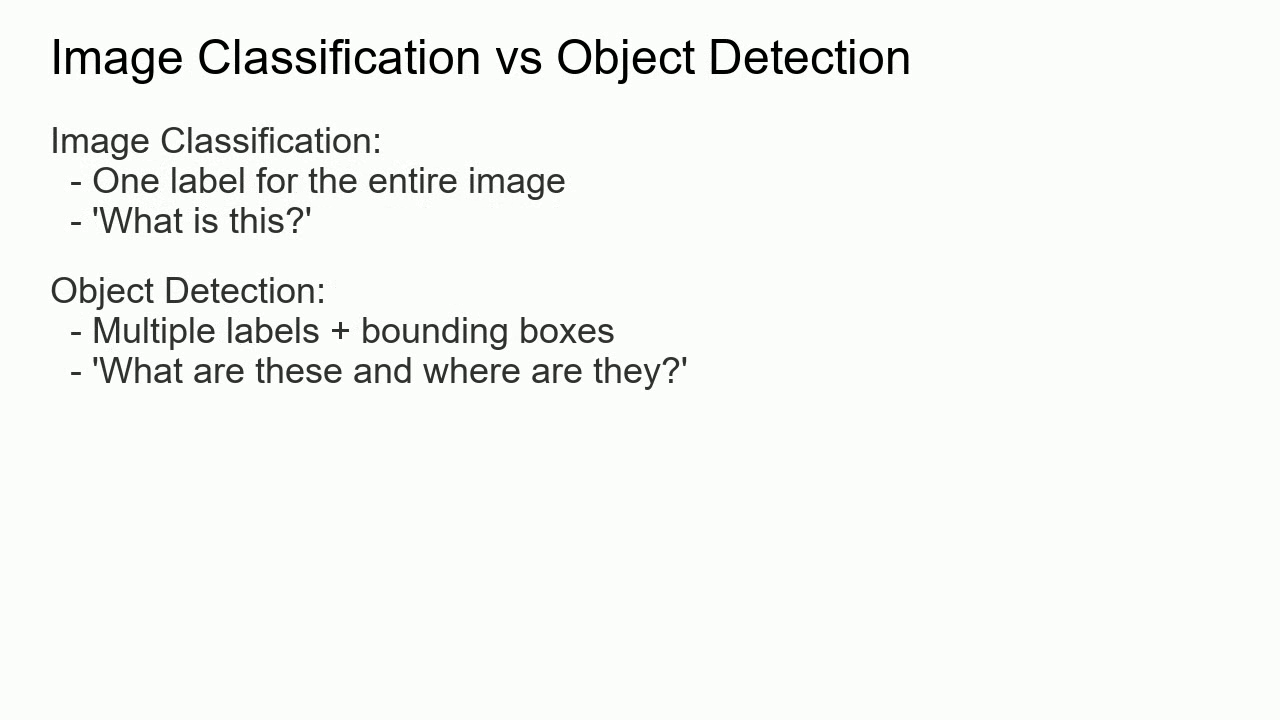
#> input picture frame 3 of Day15/Day-15/screen_recording.mp4, 1280 x 720 px, given in place of sample_bouncing_shapes.mp4, which was not available
$ python 01_read_video_basics.py
#> lines starting #> are read from the running program, lines starting #| are printed output that depends on the picture; after the words box and inside, x2 and y2 are one past the last pixel; in counts of white or black regions, pixels touching at a corner belong together; pictures that were not available may be replaced by others from this repository, and a replacement may not be noted
### Day20/coding_practice/utils.py
"""
Helper functions shared by all Day 20 practice scripts.
We don't have a real video dropped in yet (that goes in
video_processing_tool/input_videos/), so like Day17/Day18/Day19 generated a
fake sample image, this generates a fake sample VIDEO - a ball bouncing
around a canvas for a few seconds - so I could practice reading/writing
video frame-by-frame before touching real footage.
"""
import os
import cv2
import numpy as np

# folder this file lives in, so videos/outputs always save HERE
# no matter which folder you were in when you ran "python 01_read_video_basics.py"
BASE_DIR = os.path.dirname(os.path.abspath(__file__))
VIDEOS_DIR = os.path.join(BASE_DIR, "videos")
OUTPUTS_DIR = os.path.join(BASE_DIR, "outputs")

CANVAS_W, CANVAS_H = 640, 480
SAMPLE_FPS = 24
SAMPLE_SECONDS = 5

VALID_EXT = (".mp4", ".avi", ".mov", ".mkv")


def _ensure_folders():
    os.makedirs(VIDEOS_DIR, exist_ok=True)
    os.makedirs(OUTPUTS_DIR, exist_ok=True)


def _create_sample_video(path):
    # a bouncing ball + a growing/shrinking rectangle - two moving things so
    # there's always something with a clear edge for Canny to find later
    fourcc = cv2.VideoWriter_fourcc(*"mp4v")
    writer = cv2.VideoWriter(path, fourcc, SAMPLE_FPS, (CANVAS_W, CANVAS_H))

    ball_pos = np.array([80, 80], dtype=float)
    ball_vel = np.array([6, 4], dtype=float)
    radius = 30

    total_frames = SAMPLE_FPS * SAMPLE_SECONDS
    for i in range(total_frames):
        frame = np.full((CANVAS_H, CANVAS_W, 3), 255, dtype=np.uint8)  # white background

        # bounce off the walls by flipping velocity when we'd cross an edge
        ball_pos += ball_vel
        for axis, limit in enumerate((CANVAS_W, CANVAS_H)):
            if ball_pos[axis] - radius < 0 or ball_pos[axis] + radius > limit:
                ball_vel[axis] *= -1
        cv2.circle(frame, tuple(ball_pos.astype(int)), radius, (30, 30, 200), -1)

        # a rectangle that pulses in size, independent of the ball, so a
        # frame always has more than one shape/edge to process
        pulse = 40 + int(30 * abs(np.sin(i / 15)))
        cx, cy = CANVAS_W - 150, CANVAS_H - 120
        cv2.rectangle(frame, (cx - pulse, cy - pulse), (cx + pulse, cy + pulse), (30, 150, 30), -1)

        cv2.putText(frame, f"frame {i+1}/{total_frames}", (20, CANVAS_H - 20),
                    cv2.FONT_HERSHEY_SIMPLEX, 0.6, (0, 0, 0), 1)

        writer.write(frame)
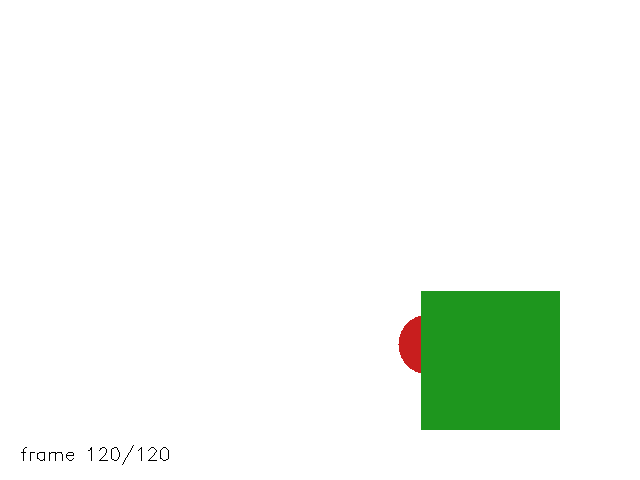
#> frame: shape (480, 640, 3); mean of channels 0, 1, 2 239.9, 247.4, 240.4; drawn as B, G, R
#> after the loop, ball_pos = [428, 344]; ball_vel = [-6, -4]

    writer.release()


def get_sample_video():
    # uses whatever real video you've dropped into videos/ - only falls back
    # to generating the fake bouncing-shapes video if that folder is empty
    _ensure_folders()
    existing = sorted(f for f in os.listdir(VIDEOS_DIR) if f.lower().endswith(VALID_EXT))
    if existing:
        return os.path.join(VIDEOS_DIR, existing[0])

    path = os.path.join(VIDEOS_DIR, "sample_bouncing_shapes.mp4")
    _create_sample_video(path)
    return path


def print_video_properties(cap, label="Video"):
#> called with label = 'Video'
    fps = cap.get(cv2.CAP_PROP_FPS)
#> fps = 1
    width = int(cap.get(cv2.CAP_PROP_FRAME_WIDTH))
#> width = 1280
    height = int(cap.get(cv2.CAP_PROP_FRAME_HEIGHT))
#> height = 720
    frame_count = int(cap.get(cv2.CAP_PROP_FRAME_COUNT))
#> frame_count = 30
    print(f"--- {label} properties ---")
    print(f"FPS: {fps:.2f}")
#| FPS: 1.00
    print(f"Width x Height: {width} x {height}")
#| Width x Height: 1280 x 720
    print(f"Total frames: {frame_count}")
#| Total frames: 30
    if fps > 0 and frame_count > 0:
        print(f"Duration: {frame_count / fps:.1f} sec")
#| Duration: 30.0 sec
    return {"fps": fps, "width": width, "height": height, "frame_count": frame_count}


# [7 lines left out: function open_writer, not called in this run]


def resize_for_display(frame, max_width=800):
    # cv2.imshow shows a frame at its exact native resolution by default -
    # for a high-res video/webcam that makes the window balloon to fill most
    # of the screen ("too zoomed in"). This scales DOWN ONLY (never up) for
    # the preview window; it never touches the frame you process or save.
    h, w = frame.shape[:2]
    if w <= max_width:
        return frame
    scale = max_width / w
    return cv2.resize(frame, (max_width, int(h * scale)))


# [7 lines left out: function side_by_side, not called in this run]

### Day20/coding_practice/01_read_video_basics.py
"""
READING a video - the basics. A video file isn't one big object OpenCV loads
into memory - cv2.VideoCapture opens a pointer into the file, and every
.read() call hands back ONE frame (a normal BGR image, same as
cv2.imread would give you) plus a True/False flag saying whether a frame was
actually grabbed. False means "no more frames" - that's how the video ends.

So "processing a video" is really just: loop, read one frame, do something
with it, repeat until read() says False.
"""
import cv2
from utils import get_sample_video, print_video_properties, resize_for_display

path = get_sample_video()
print(f"Reading: {path}")

cap = cv2.VideoCapture(path)
if not cap.isOpened():
    raise SystemExit(f"Could not open video: {path}")

print_video_properties(cap)

frame_num = 0
while True:
    ret, frame = cap.read()
#> frame is the input picture: shape (720, 1280, 3); mean B, G, R 243.5, 246.5, 244.5
    if not ret:  # ret=False means the video ran out of frames
        break
    frame_num += 1

    cv2.putText(frame, f"Frame {frame_num}", (10, 30),
                cv2.FONT_HERSHEY_SIMPLEX, 0.8, (0, 0, 255), 2)
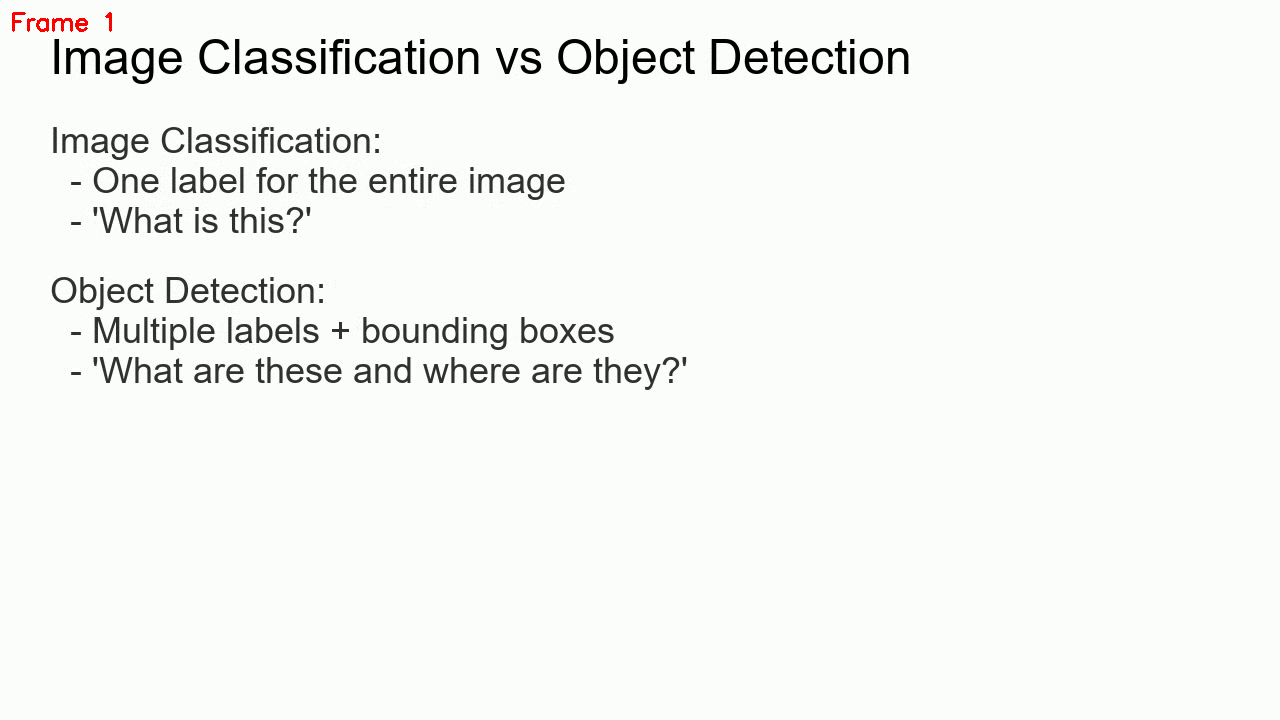
#> frame: shape (720, 1280, 3); 0.07% of pixels changed, all inside (x1, y1, x2, y2) = (12, 12, 112, 32)
    cv2.namedWindow("Frame by frame (press q to quit early)", cv2.WINDOW_NORMAL)
    cv2.imshow("Frame by frame (press q to quit early)", resize_for_display(frame))

    # waitKey(30) both draws the window AND pauses ~30ms so frames don't
    # fly by instantly - it also lets us check for a 'q' keypress to bail out
    if cv2.waitKey(30) & 0xFF == ord("q"):
#> (key q is pressed here)
        break

print(f"Displayed {frame_num} frame(s) total")

# always release the file handle and close windows - skip this and the file
# can stay "locked" or the window can hang around after the script ends
cap.release()
cv2.destroyAllWindows()

$ run again, starting later in the video
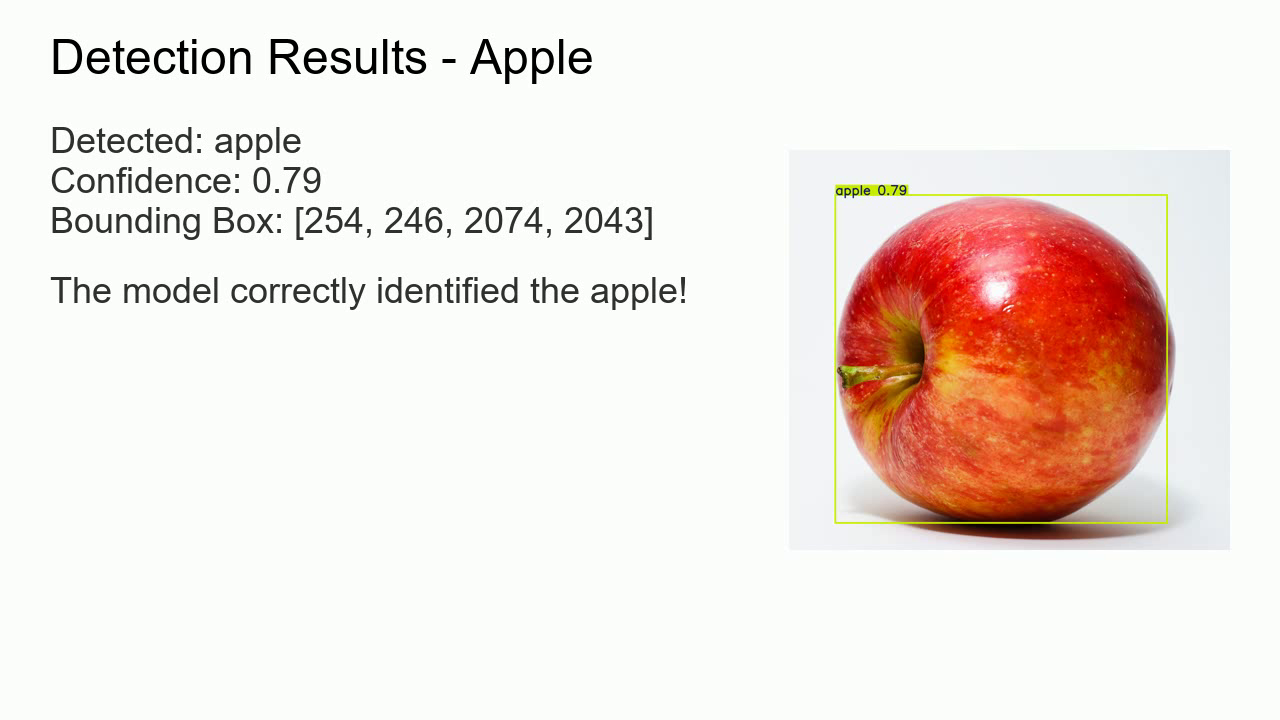
#> input picture frame 13 of Day15/Day-15/screen_recording.mp4, 1280 x 720 px, given in place of sample_bouncing_shapes.mp4, which was not available
#| FPS: 1.00
#| Width x Height: 1280 x 720
#| Total frames: 30
#| Duration: 30.0 sec
#> frame is the input picture: shape (720, 1280, 3); mean B, G, R 223.5, 229.6, 240
#> `cv2.putText(frame, f"Frame {frame_num}", (10, 30), cv2.FONT_HERSHEY_SI..`:
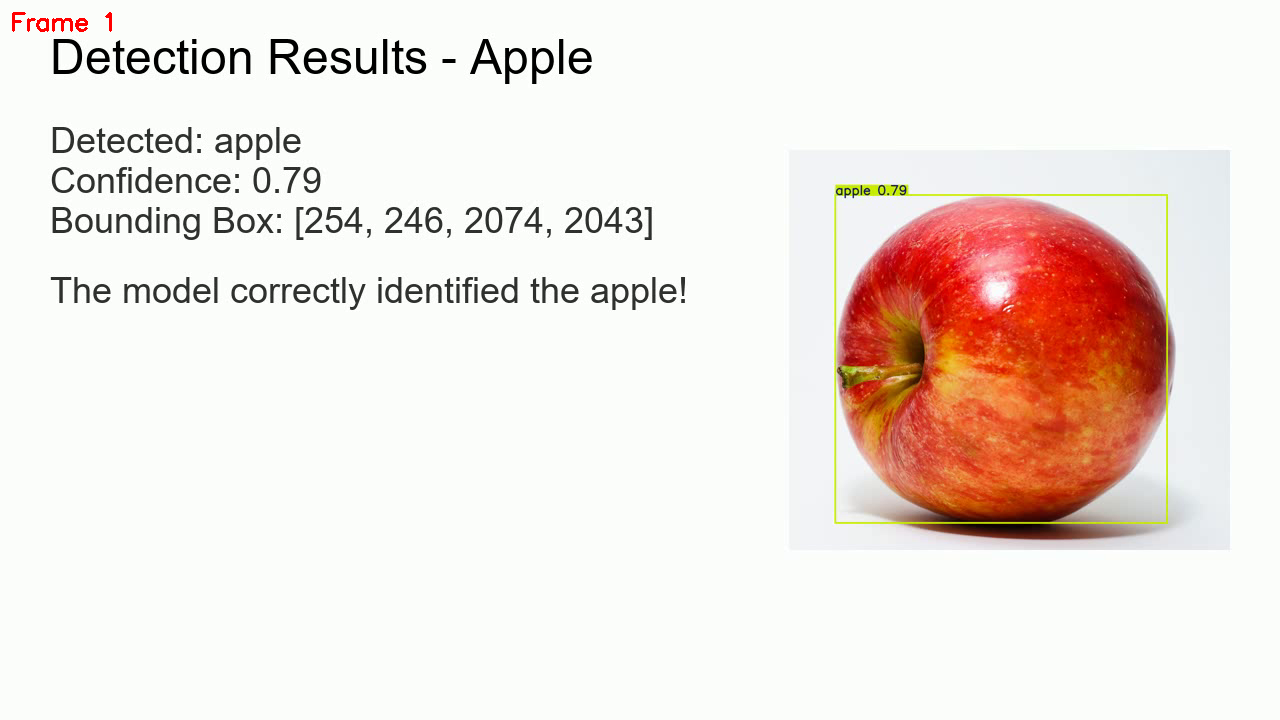
#> frame: shape (720, 1280, 3); 0.07% of pixels changed, all inside (x1, y1, x2, y2) = (12, 12, 112, 32)
